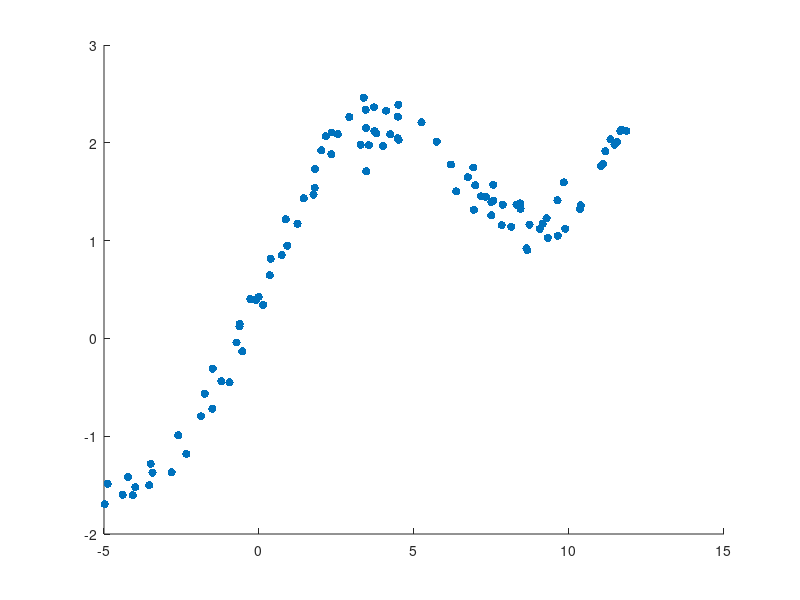

Source code (MATLAB): (Note: this script raises an error after producing the figure.)
%% c)
x = load('hw1x.dat');
y = load('hw1y.dat');

% set diagonal matrix all to 1
U = diag(ones(1, length(x)));
% find the largest and its index 
[maxVal, maxIndex] = max(y);

% add a 1's column vector 
vecx = [x, ones(length(x), 1)];

% set the weight range
maxValWeighted = ([1,5,10,15,20]);

% plot the line to show the change
figure
scatter(x, y,'filled','LineWidth',1);
hold on
for n=1:size(maxValWeighted,2)
%weighted as i
U(maxIndex(1), maxIndex(1)) = maxValWeighted(n);
w = WeightedLinearRegress( x, y, U);
plot(x, vecx*w);
ylim([-2 2.5]);
end
legend('training data','Weighted 1','Weighted 5','Weighted 10','Weighted 15','Weighted 20','location','best');
hold off
%% d)
% set diagonal matrix all to 1
U = diag(zeros(1, length(x)));

figure
% plot the training data
scatter(x, y,'filled','LineWidth',1);
hold on
% plot the linear regression line
w = (vecx'*vecx)^-1 * vecx' * y;
line=vecx*w;
plot(x,line,'LineWidth',1.5);
%set a matrix in input range 
dot_x=linspace(min(x),max(x),100);
dot_y=zeros(length(dot_x),1);
%for each input point, define the weight according to the distance to every
%training data point 
for m=1:1:length(dot_x)
    for n=1:1:length(x)
        %using the Gaussian distribution to set the weight, the training
        %point which is closest to the dot_x(m) get hightest weight, the
        %variance set as 1
        U(n,n)=exp(-((dot_x(m)-vecx(n,1))^2)/(2*1));
    end
    w= WeightedLinearRegress( x, y, U);
dot_y(m)=w(1)*dot_x(m)+w(2);
end
%so, in the end, every point of the line close the training point which is
%closest to the current point, we can get a fitting line with using a linear 
%regression.
plot(dot_x,dot_y,'LineWidth',1.5);
ylim([-2 2.5]);
legend('training data','linear regression','Weighted linear regression','location','best');
hold off




